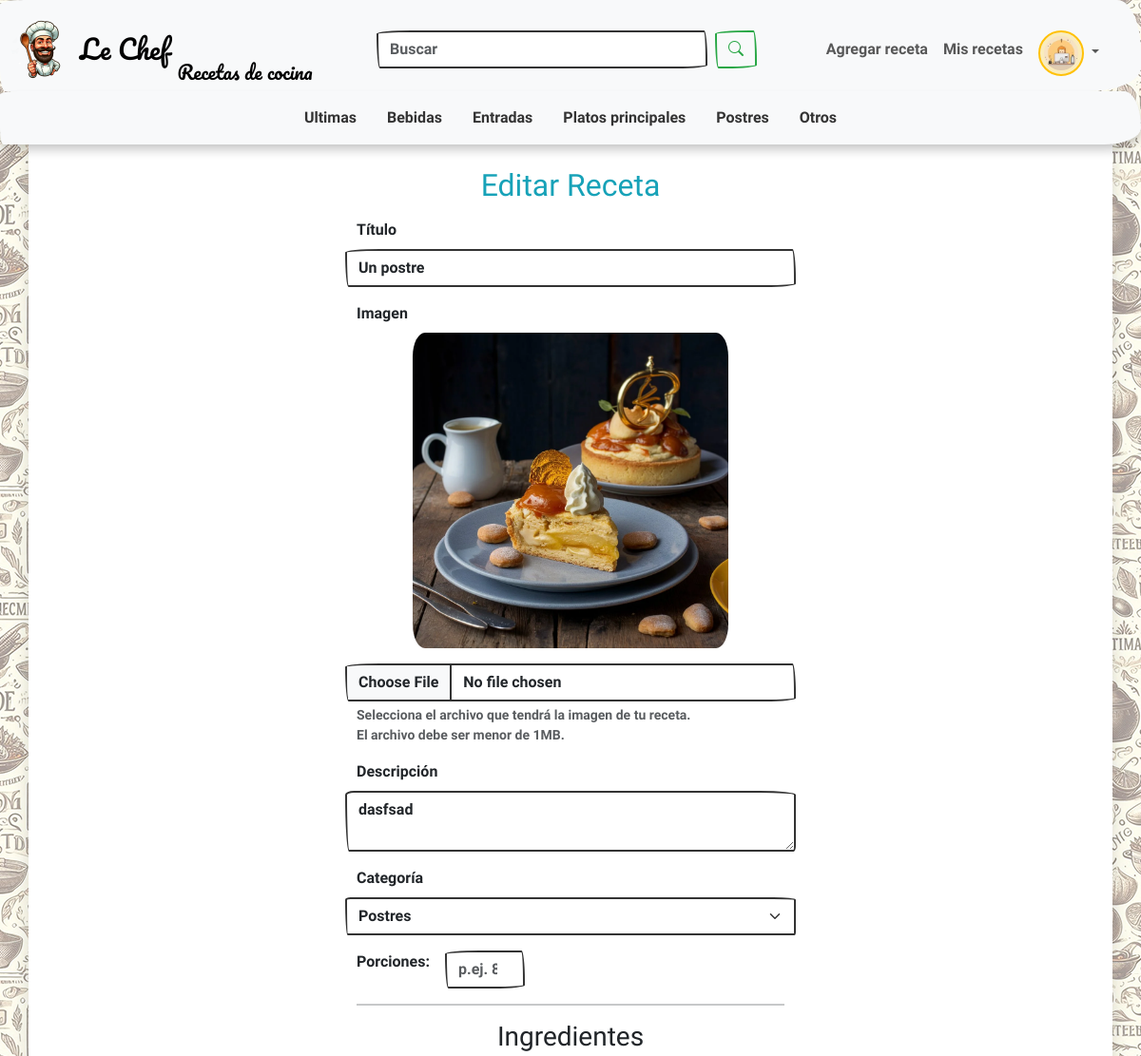
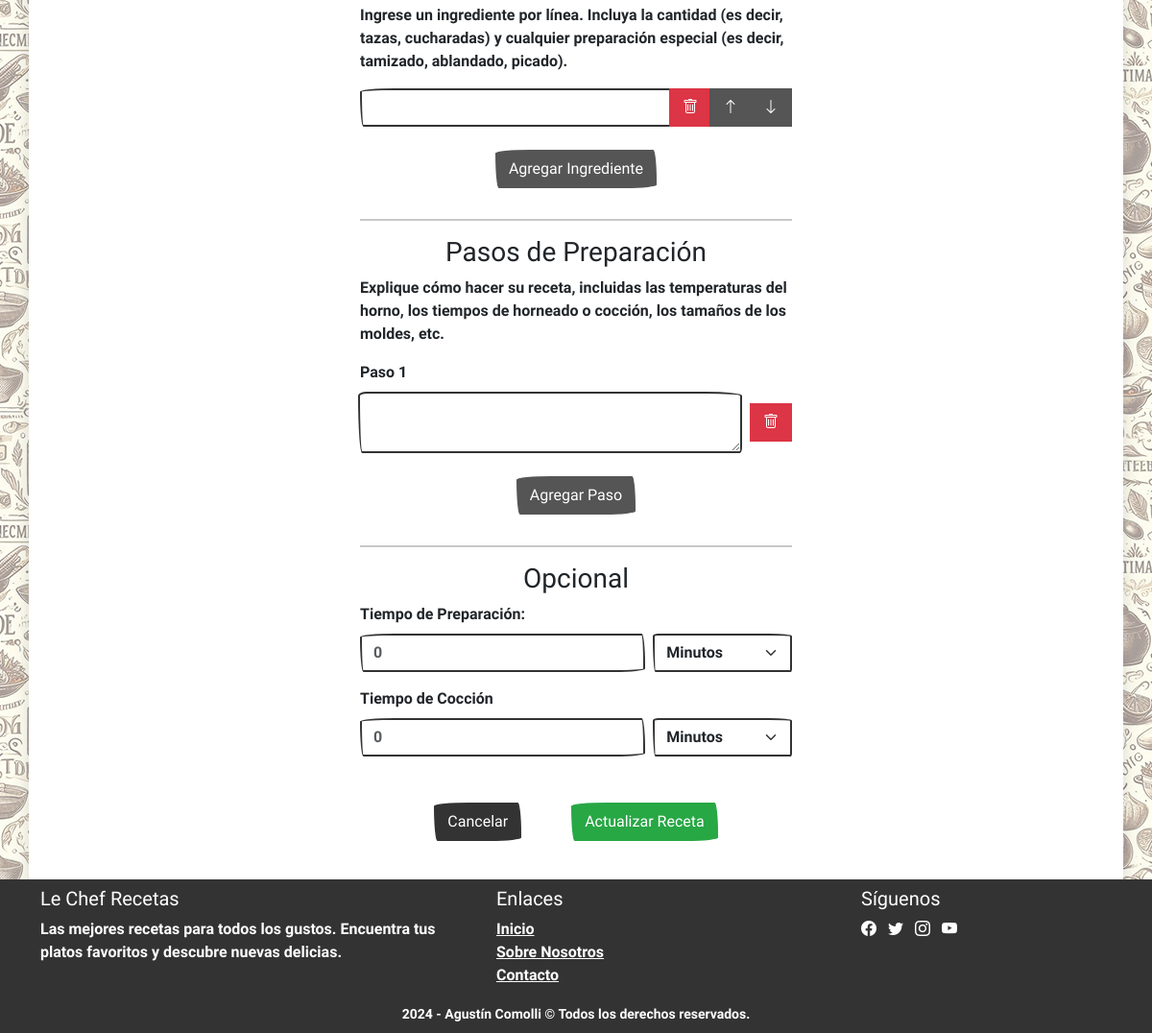
Screenshot of /recipe/3 (signed in) with the database file from the repository (2 pictures, top to bottom).
### app/models/categories.py (models this page shows, shortened)
class Category(db.Model):
    __tablename__ = "categories"
    id = db.Column(db.Integer, primary_key=True)
    name = db.Column(db.String(30), nullable=False)
    image_url = db.Column(db.String(200), nullable=False)
    recipes = db.relationship("Recipe", back_populates="category",
                              lazy="dynamic", cascade="all, delete-orphan")

### app/models/recipes.py (models this page shows, shortened)
class Recipe(db.Model):
    __tablename__ = "recipes"
    id = db.Column(db.Integer, primary_key=True)
    title = db.Column(db.String(), nullable=False)
    description = db.Column(db.String(100))
    image_url = db.Column(db.String(200), nullable=False)
    servings = db.Column(db.Integer)
    prep_time = db.Column(db.Integer)
    prep_time_unit = db.Column(db.String(10))
    cook_time = db.Column(db.Integer)
    cook_time_unit = db.Column(db.String(10))
    user_id = db.Column(db.Integer, db.ForeignKey("users.id"), nullable=False)
    user = db.relationship("User", back_populates="recipes")
    category_id = db.Column(db.Integer, db.ForeignKey("categories.id"),
                            nullable=False)
    category = db.relationship("Category", back_populates="categories")
    ingredients = db.relationship("Ingredient", back_populates="recipe",
                                  lazy="dynamic", cascade="all, delete-orphan")
    steps = db.relationship("Step", back_populates="step",
                            lazy="dynamic", cascade="all, delete-orphan")

### app/models/ingredients.py (models this page shows)
class Ingredient(db.Model):
    __tablename__ = "ingredients"
    id = db.Column(db.Integer, primary_key=True)
    description = db.Column(db.String(50), nullable=False)
    recipe_id = db.Column(db.Integer, db.ForeignKey("recipes.id"),
                          nullable=False)
    recipe = db.relationship("Recipe", back_populates="recipes")

### app/models/steps.py (models this page shows)
class Step(db.Model):
    __tablename__ = "steps"
    id = db.Column(db.Integer, primary_key=True)
    description = db.Column(db.Text, nullable=False)
    order_num = db.Column(db.Integer, nullable=False)
    recipe_id = db.Column(db.Integer, db.ForeignKey("recipes.id"),
                          nullable=False)
    recipe = db.relationship("Recipe", back_populates="recipes")

### app/routes/main.py (the view, shortened to what this page needs)
@main.route("/recipe/<int:recipe_id>", methods=["GET", "POST"])
@main.route("/recipe/new", methods=["GET", "POST"])
@login_required
def add_edit_recipe(recipe_id=None):
    if recipe_id:
        recipe = get_recipe(recipe_id)
        if recipe is None:
            flash("Receta no encontrada", "error")
            return redirect(url_for("main.index"))
    else:
        recipe = None
    categories = get_categories()
    return render_template("recipe-form.html", recipe=recipe, categories=categories)

### app/utils/database.py (called while the page is built)
def get_categories() -> list[str]:
    result = db.session.execute(text("SELECT * FROM categories;"))
    categories = [{"id": category[0], "name": category[1], "image_url": category[2]}
                  for category in result.fetchall()]
    return categories

### app/utils/helpers.py (called while the page is built)
def login_required(f):
    @wraps(f)
    def decorated_function(*args, **kwargs):
        if session.get("user_id") is None:
            return redirect("/login")
        return f(*args, **kwargs)
    return decorated_function

### app/templates/recipe-form.html (shortened to what this page needs)
{% extends "base.html" %}
{% block main %}
<h2 class="mb-3 text-info">{% if recipe %}Editar{% else %}Agregar{% endif %} Receta</h2>
<div class="container d-flex justify-content-center">
  <form id="recipeForm" method="POST" enctype="multipart/form-data" class="justify-self-center needs-validation"
    novalidate>
    <div class="row mb-3 text-start">
      <label for="title" class="form-label">Título</label>
      <input type="text" class="form-control" id="title" name="title" value="{{ recipe.title if recipe else '' }}"
        required autofocus placeholder="Ponle un título a tu receta">
    </div>
    <div class="row mb-3 text-start">
      <label for="input-recipe-image" class="form-label">Imagen</label>
      <img src="{{ recipe.image_url if recipe else url_for('static', filename='images/others.webp') }}" alt="Imagen de la receta"
        class="img-fluid rounded w-75 mb-3 mx-auto" width="300" height="300" id="img-recipe-image">
      <input type="file" class="form-control" id="input-recipe-image" name="image"
        accept="image/, .png, .jpg, .jpeg, .gif, .webp" aria-describedby="profile-image-help-block">
      <div id="profile-image-help-block" class="form-text">
        Selecciona el archivo que tendrá la imagen de tu receta. <br>
        El archivo debe ser menor de 1MB.
      </div>
    </div>
    <div class="row mb-3 text-start">
      <label for="description" class="form-label">Descripción</label>
      <textarea class="form-control" id="description" name="description"
        placeholder="Comparte la historia detrás de tu receta y lo que la hace especial.">{{ recipe.description if
        recipe else '' }}</textarea>
    </div>
    <div class="row mb-3 text-start">
      <label for="category" class="form-label">Categoría</label>
      <select class="form-select" id="category" name="category" required>
        {% for category in categories %}
        <option value="{{ category.id }}" data-image-url="{{ category.image_url }}" {% if recipe and
          recipe.category_id==category.id %}selected{% endif %}>
          {{ category.name }}
        </option>
        {% endfor %}
      </select>
    </div>
    <div class="mb-3">
      <div class="col-8 col-sm-6 d-flex text-start">
        <label for="servings" class="form-label me-3">Porciones:</label>
        <input type="number" class="form-control me-5" id="servings" name="servings"
          value="{{ recipe.servings if recipe else '' }}" min="1" placeholder="p.ej. 8">
      </div>
    </div>
    <hr>
    <h3>Ingredientes</h3>
    <p class="text-start">
      Ingrese un ingrediente por línea. Incluya la cantidad (es decir, tazas, cucharadas) y cualquier preparación
      especial (es decir, tamizado, ablandado, picado).
    </p>
    <div id="ingredientsList">
      {% if recipe and recipe.ingredients %}
      {% for ingredient in recipe.ingredients %}
      <div class="input-group mb-2 text-start">
        <input type="text" class="form-control" name="ingredients[]" value="{{ ingredient.description }}" required>
        <button type="button" class="btn btn-danger remove-item"><i class="bi bi-trash"></i></button>
        <button type="button" class="btn btn-secondary move-up"><i class="bi bi-arrow-up"></i></button>
        <button type="button" class="btn btn-secondary move-down"><i class="bi bi-arrow-down"></i></button>
      </div>
      {% endfor %}
      {% endif %}
    </div>
    <button type="button" id="addIngredient" class="btn btn-secondary my-3">Agregar Ingrediente</button>
    <hr>
    <h3>Pasos de Preparación</h3>
    <p class="text-start">
      Explique cómo hacer su receta, incluidas las temperaturas del horno, los tiempos de horneado o cocción, los
      tamaños de los moldes, etc.
    </p>
    <div id="stepsList">
      {% if recipe and recipe.steps %}
      {% for step in recipe.steps %}
      <div class="input-group mb-2 text-start">
        <label for="steps[]" class="form-label w-100">Paso {{ loop.index }}</label>
        <textarea class="form-control" name="steps[]" required>{{ step.description }}</textarea>
        <button type="button" class="btn btn-danger remove-item ms-2 my-auto"><i class="bi bi-trash"></i></button>
      </div>
      {% endfor %}
      {% endif %}
    </div>
    <button type="button" id="addStep" class="btn btn-secondary my-3">Agregar Paso</button>
    <hr>
    <h3>Opcional</h3>
    <div class="row mb-3 gx-2 text-start">
      <label for="prep_time" class="form-label">Tiempo de Preparación:</label>
      <div class="col-8">
        <input type="number" class="form-control" id="prep_time" name="prep_time"
          value="{{ recipe.prep_time if recipe else '' }}" min="0" placeholder="0">
      </div>
      <div class="col d-flex">
        <select class="form-select" id="prep_time_unit" name="prep_time_unit">
          <option value="minutos" {% if recipe and recipe.prep_time_unit=='minutos' %}selected{% endif %}>Minutos
          </option>
        </select>
      </div>
    </div>
    <div class="row mb-3 gx-2 text-start">
      <label for="cook_time" class="form-label">Tiempo de Cocción</label>
      <div class="col-8">
        <input type="number" class="form-control" id="cook_time" name="cook_time"
          value="{{ recipe.cook_time if recipe else '' }}" min="0" placeholder="0">
      </div>
      <div class="col">
        <select class="form-select" id="cook_time_unit" name="cook_time_unit">
          <option value="minutos" {% if recipe and recipe.cook_time_unit=='minutos' %}selected{% endif %}>Minutos
          </option>
        </select>
      </div>
    </div>
    <div class="mb-3 mt-5">
      <button class="btn btn-primary me-5" id="cancel-button">Cancelar</button>
      <button type="submit" class="btn btn-success">{% if recipe %}Actualizar{% else %}Crear{% endif %} Receta</button>
    </div>
  </form>
</div>
{% endblock %}

### app/templates/base.html (shortened to what this page needs)
<!DOCTYPE html>
<html lang="es">
<head>
  <link rel="stylesheet" href="{{ url_for('static', filename='styles/bootstrap/bootstrap.min.css') }}">
  <link rel="stylesheet" href="{{ url_for('static', filename='styles/bootstrap/bootstrap-icons.min.css') }}">
  <link rel="stylesheet" href="{{ url_for('static', filename='/styles/styles.css') }}">
</head>
<body class="d-flex flex-column justify-content-center min-vh-100">
  <header>
    <nav class="navbar navbar-expand-lg bg-body-tertiary pb-0 border-0">
      <div class="container-fluid">
        <div class="d-flex align-items-center justify-content-between w-100">
          <div class="equal-width d-flex justify-content-start">
            <a href="/" class="navbar-brand d-flex align-items-center">
              <img class="rounded-circle" src="{{ url_for('static', filename='images/le-chef.webp') }}" alt="Logo"
                height="64" width="64">
              <span class="ms-2 fs-3">Le Chef</span>
              <span class="mt-5 ms-2 fs-5 align-self-end d-none d-lg-inline fw-light">Recetas de cocina</span>
            </a>
          </div>
          <form class="d-none d-sm-flex mx-2 mt-2 mt-lg-0 search-bar">
            <input name="query" class="form-control me-2" type="search" placeholder="Buscar" aria-label="Search">
            <button class="btn btn-outline-success" type="submit">
              <i class="bi bi-search"></i>
            </button>
          </form>
          <div class="equal-width d-flex justify-content-end align-items-center">
            {% if session["user_id"] %}
            <div class="d-none d-sm-flex me-3 align-items-center">
              <ul class="navbar-nav ms-auto">
                <li class="nav-item"><a href="/recipe/new" class="nav-link">Agregar receta</a></li>
                <li class="nav-item"><a href="/my_recipes" class="nav-link">Mis recetas</a></li>
              </ul>
              <ul class="navbar-nav ms-auto mt-2">
                <li class="nav-item dropdown" title="User Info">
                  <a class="nav-link dropdown-toggle" href="#" role="button" data-bs-toggle="dropdown"
                    aria-expanded="false">
                    <img class="border border-warning rounded-circle bg-warning bg-opacity-25 p-1"
 alt="Imagen de perfil" width="48" height="48"
                      title="{{ session['username'] }}">
                  </a>
                </li>
              </ul>
            </div>
            {% else %}
            <div class="d-none d-lg-flex me-3">
              <a href="/register" class="nav-link me-3">Registrarse</a>
              <a href="/login" class="nav-link">Iniciar sesión</a>
            </div>
            {% endif %}
          </div>
        </div>
      </div>
    </nav>
    <nav class="navbar bg-body-tertiary border-0 pt-0" id="categories">
      <div class="container-fluid">
        <ul class="nav justify-content-center w-100 mt-2">
          <li class="nav-item"><a href="#" class="nav-link">Ultimas</a></li>
          {% for category in categories %}
          <li class="nav-item"><a href="#" class="nav-link">{{ category["name"] }}</a></li>
          {% endfor %}
        </ul>
      </div>
    </nav>
  </header>
  <main class="flex-grow-1 container py-4 text-center sm-border shadow">
    {% block main %}
    {% endblock %}
  </main>
  <footer class="bg-primary text-light pb-2">
    <div class="container mt-0 pt-2">
      <div class="row">
        <div class="col-md-5 mb-0">
          <h5>Le Chef Recetas</h5>
          <p>
            Las mejores recetas para todos los gustos. Encuentra tus platos favoritos y descubre nuevas delicias.
          </p>
        </div>
        <div class="col-md-4 mb-0">
          <h5>Enlaces</h5>
          <ul class="list-unstyled">
            <li><a href="/" class="text-light">Inicio</a></li>
            <li><a href="#" class="text-light">Sobre Nosotros</a></li>
            <li><a href="/contact" class="text-light">Contacto</a></li>
          </ul>
        </div>
        <div class="col-md-3 mb-0">
          <h5>Síguenos</h5>
          <a href="#" class="text-light me-2"><i class="bi bi-facebook"></i></a>
          <a href="#" class="text-light me-2"><i class="bi bi-twitter"></i></a>
          <a href="#" class="text-light me-2"><i class="bi bi-instagram"></i></a>
          <a href="#" class="text-light me-2"><i class="bi bi-youtube"></i></a>
        </div>
        <div class="text-center pt-2 pt-sm-0">
          <span><small>2024 - Agustín Comolli &copy; Todos los derechos reservados.</small></span>
        </div>
      </div>
    </div>
  </footer>
</body>
</html>

### app/static/styles/styles.css (style rules this page uses)
body { background-color: white; }
main { background-color: white; }
form { max-width: 450px; }
#categories { box-shadow: 0 0.5rem 0.5rem rgba(0, 0, 0, 0.15), 0 0.125rem 0.25rem rgba(0, 0, 0, 0.075); }
.navbar-brand { font-family: 'Pacifico', cursive; max-width: 100%; }
.search-bar { width: 300px; }
.equal-width { flex: 1 0 0; }
@media screen and (min-width: 450px) { body { background-image: url("../images/background.webp"); background-repeat: repeat; } }
@media screen and (min-width: 450px) { .search-bar { width: 400px; } }

### rows the page displays
Category: name "Bebidas"
Category: name "Entradas"
Category: name "Platos principales"
Category: name "Postres"
Category: name "Otros"
Recipe: title "Un postre", image_url (picture), description "dasfsad", category "Postres", prep_time_unit "Minutos", cook_time_unit "Minutos"
